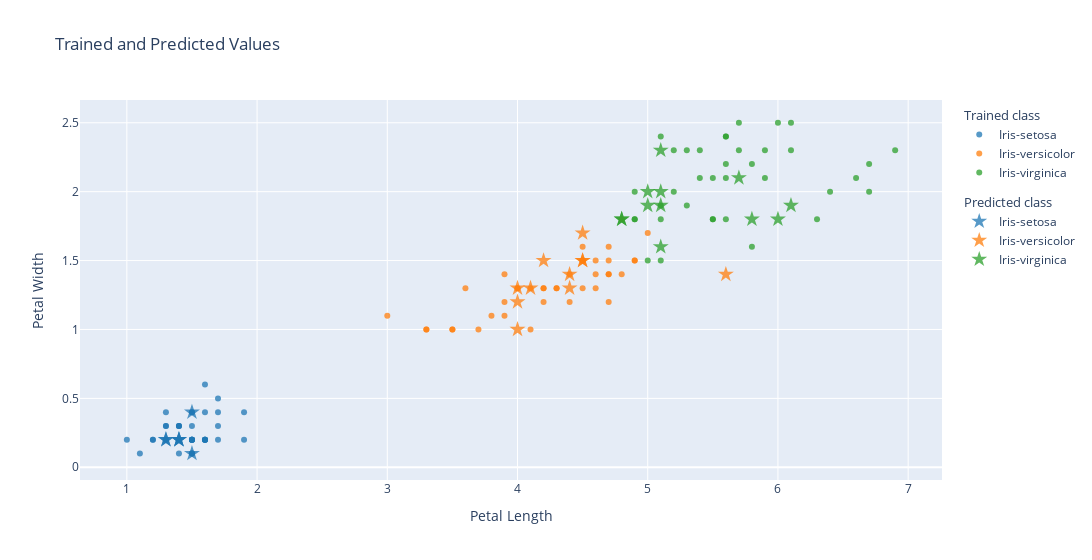

Source (notebook cell):
### Markdown cell above
### Inspect the Predictions

Howso Engine has high accuracy even on small datasets.

Here we see a comparison of the trained data (dots) and the predicted data (stars). This plot shows that the predictions align well with the trained data.

### Code cell
train_data = train_data.astype({"class": str})
predicted_data = pd.concat([new_data.reset_index(drop=True).drop(columns="class"), reaction["action"]], axis=1)
predicted_data = predicted_data.astype({"class": str})

cmap = px.colors.qualitative.D3
fig = go.Figure()
for i, (label, group) in enumerate(train_data.groupby("class")):
    fig.add_trace(go.Scatter(
        x=group["petal length"],
        y=group["petal width"],
        mode="markers",
        name=label,
        marker=dict(color=cmap[i], opacity=0.75),
        legendgroup="trained",
        legendgrouptitle_text="Trained class",
    ))

for i, (label, group) in enumerate(predicted_data.groupby("class")):
    fig.add_trace(go.Scatter(
        x=group["petal length"],
        y=group["petal width"],
        mode="markers",
        marker=dict(size=12, symbol="star", color=cmap[i], opacity=0.75),
        name=label,
        legendgroup="predicted",
        legendgrouptitle_text="Predicted class",
        hovertext=group.index,
    ))

fig.update_layout(
    xaxis_title="Petal Length",
    yaxis_title="Petal Width",
    width=1250,
    title="Trained and Predicted Values"
)
fig.show()

### Figure 1 — Plotly figure (JSON) as saved in the notebook; plotly's stock layout.template omitted (floating-point values rounded to 4 significant figures)
{"data": [{"legendgroup": "trained", "legendgrouptitle": {"text": "Trained class"}, "marker": {"color": "#1F77B4", "opacity": 0.75}, "mode": "markers", "name": "Iris-setosa", "type": "scatter", "x": [1.5, 1.2, 1.6, 1.7, 1.7, 1.5, 1.6, 1.3, 1.6, 1.4, 1, 1.5, 1.4, 1.3, 1.7, 1.4, 1.3, 1.5, 1.4, 1.1, 1.4, 1.2, 1.9, 1.6, 1.5, 1.9, 1.5, 1.5, 1.5, 1.3, 1.4, 1.6, 1.4, 1.6, 1.4, 1.5, 1.5, 1.6, 1.5, 1.4, 1.3, 1.7, 1.5], "y": [0.2, 0.2, 0.2, 0.2, 0.3, 0.4, 0.6, 0.4, 0.2, 0.2, 0.2, 0.3, 0.2, 0.3, 0.4, 0.3, 0.3, 0.1, 0.3, 0.1, 0.1, 0.2, 0.2, 0.4, 0.1, 0.4, 0.2, 0.2, 0.2, 0.2, 0.2, 0.2, 0.2, 0.2, 0.3, 0.2, 0.1, 0.2, 0.2, 0.2, 0.2, 0.5, 0.4]}, {"legendgroup": "trained", "legendgrouptitle": {"text": "Trained class"}, "marker": {"color": "#FF7F0E", "opacity": 0.75}, "mode": "markers", "name": "Iris-versicolor", "type": "scatter", "x": [3.9, 4.3, 4.8, 3, 4.2, 5, 3.7, 4.7, 4.7, 4.6, 4.6, 4, 4.4, 4.6, 4.5, 3.3, 4.5, 4.8, 4.5, 4.5, 4.9, 3.5, 4.1, 4, 4.5, 4.7, 3.3, 3.9, 4.2, 3.9, 4.7, 4.3, 3.5, 4.9, 3.6, 3.8, 4.4, 4.2, 4.7, 4.1], "y": [1.2, 1.3, 1.8, 1.1, 1.3, 1.7, 1, 1.6, 1.4, 1.5, 1.4, 1.3, 1.4, 1.3, 1.6, 1, 1.5, 1.4, 1.3, 1.5, 1.5, 1, 1, 1.3, 1.5, 1.4, 1, 1.1, 1.3, 1.4, 1.2, 1.3, 1, 1.5, 1.3, 1.1, 1.2, 1.2, 1.5, 1.3]}, {"legendgroup": "trained", "legendgrouptitle": {"text": "Trained class"}, "marker": {"color": "#2CA02C", "opacity": 0.75}, "mode": "markers", "name": "Iris-virginica", "type": "scatter", "x": [5.5, 5.1, 5.2, 4.9, 6, 5.6, 5.2, 6.7, 6.9, 5.9, 6.3, 5.9, 5, 5.6, 5.1, 5.8, 5.6, 6.1, 5.6, 6.1, 5.5, 6.6, 5.7, 5.8, 5.1, 6.4, 6.7, 5.5, 5.6, 4.9, 5.7, 5.1, 5.4, 5.3, 5.4, 4.9, 5.3], "y": [1.8, 1.8, 2, 2, 2.5, 2.4, 2.3, 2.2, 2.3, 2.3, 1.8, 2.1, 1.5, 2.1, 1.9, 1.6, 2.2, 2.5, 1.8, 2.3, 1.8, 2.1, 2.3, 2.2, 2.4, 2, 2, 2.1, 2.4, 1.8, 2.5, 1.5, 2.3, 1.9, 2.1, 1.8, 2.3]}, {"hovertext": [6, 12, 15, 16, 20, 23, 24], "legendgroup": "predicted", "legendgrouptitle": {"text": "Predicted class"}, "marker": {"color": "#1F77B4", "opacity": 0.75, "size": 12, "symbol": "star"}, "mode": "markers", "name": "Iris-setosa", "type": "scatter", "x": [1.4, 1.5, 1.4, 1.3, 1.5, 1.4, 1.3], "y": [0.2, 0.1, 0.2, 0.2, 0.4, 0.2, 0.2]}, {"hovertext": [0, 4, 5, 8, 9, 11, 14, 19, 21, 22, 27], "legendgroup": "predicted", "legendgrouptitle": {"text": "Predicted class"}, "marker": {"color": "#FF7F0E", "opacity": 0.75, "size": 12, "symbol": "star"}, "mode": "markers", "name": "Iris-versicolor", "type": "scatter", "x": [4.4, 5.6, 4.1, 4.4, 4, 4.5, 4.2, 4.5, 4, 4, 4.5], "y": [1.4, 1.4, 1.3, 1.3, 1.3, 1.5, 1.5, 1.7, 1.2, 1, 1.5]}, {"hovertext": [1, 2, 3, 7, 10, 13, 17, 18, 25, 26, 28, 29], "legendgroup": "predicted", "legendgrouptitle": {"text": "Predicted class"}, "marker": {"color": "#2CA02C", "opacity": 0.75, "size": 12, "symbol": "star"}, "mode": "markers", "name": "Iris-virginica", "type": "scatter", "x": [5, 5.1, 5, 5.1, 5.1, 5.1, 4.8, 5.8, 4.8, 5.7, 6, 6.1], "y": [1.9, 2.3, 2, 2, 1.9, 1.6, 1.8, 1.8, 1.8, 2.1, 1.8, 1.9]}], "layout": {"title": {"text": "Trained and Predicted Values"}, "width": 1250, "xaxis": {"title": {"text": "Petal Length"}}, "yaxis": {"title": {"text": "Petal Width"}}}}
